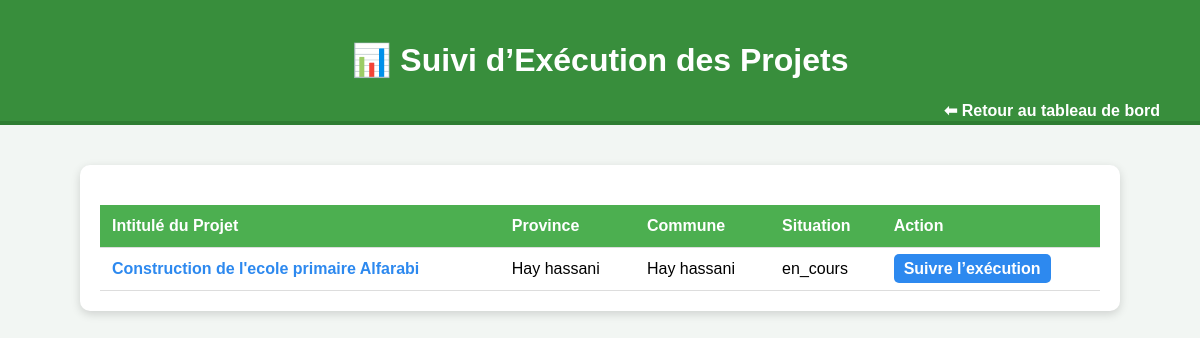
Before: /suivi/ (signed in) with the older database file.
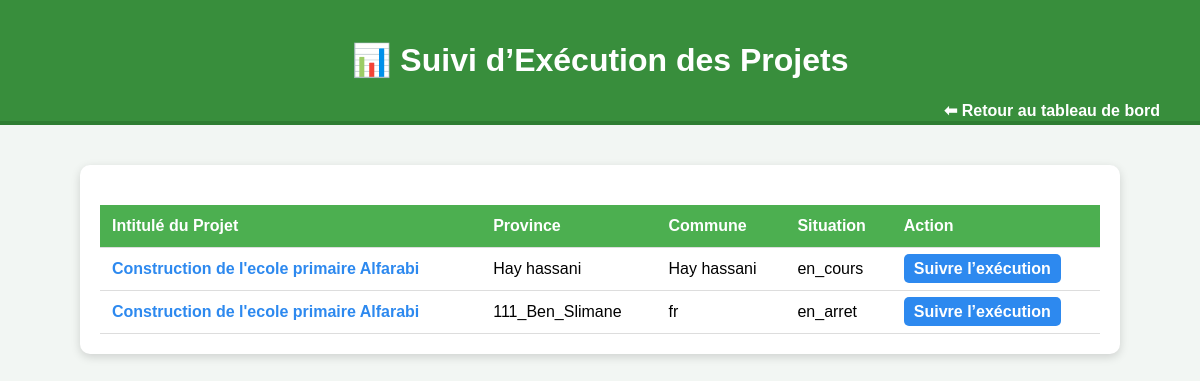
After: the same page with the newer database file.
### projets/models.py (models this page shows, shortened)
class Projet(models.Model):
    SITUATION_CHOICES = [
        ('en_cours', 'En Cours'),
        ('acheve', 'Achevé'),
        ('en_arret', 'En Arrêt'),
    ]
    intitule = models.CharField("Intitulé du Projet", max_length=255)
    province = models.CharField(max_length=100)
    commune = models.CharField(max_length=100)
    topographe = models.CharField("Topographe", max_length=150, blank=True, null=True)
    etude_geotechnique = models.CharField("Étude Géotechnique", max_length=150, blank=True, null=True)
    architecte = models.CharField("Architecte", max_length=150, blank=True, null=True)
    etude_technique = models.CharField("Étude Technique", max_length=150, blank=True, null=True)
    control_technique = models.CharField("Contrôle Technique", max_length=150, blank=True, null=True)
    delai_execution = models.CharField("Délai d’Exécution", max_length=100, blank=True, null=True)
    date_debut = models.DateField("Date de Début")
    date_fin_prevue = models.DateField("Date de Fin Prévue")
    situation = models.CharField("Situation", max_length=20, choices=SITUATION_CHOICES, default='en_cours')
    latitude = models.FloatField(blank=True, null=True)
    longitude = models.FloatField(blank=True, null=True)
    nom = models.CharField(max_length=200, blank=True, null=True)
    budget = models.DecimalField(max_digits=12, decimal_places=2, blank=True, null=True)
    taux_avancement = models.IntegerField(default=0, blank=True, null=True)
    statut = models.CharField(max_length=50, blank=True, null=True)

### projets/views.py (the view)
# urls.py: path('suivi/', views.liste_suivi_projets, name='liste_suivi_projets'),
@login_required
def liste_suivi_projets(request):
    user_profile = request.user.userprofile
    if user_profile.role == 'provincial':
        projets = Projet.objects.filter(province=user_profile.province)
    else:
        projets = Projet.objects.all()
    context = {
        'projets': projets,
        'user_profile': user_profile,
    }
    return render(request, 'projets/liste_suivi_projets.html', context)

### projets/templates/projets/liste_suivi_projets.html (shortened to what this page needs)
<!DOCTYPE html>
<html lang="fr">
{% load static %}
<head>
</head>
<body>
    <div class="header">
        <h1>📊 Suivi d’Exécution des Projets</h1>
        <a href="{% url 'dashboard' %}">⬅ Retour au tableau de bord</a>
    </div>
    <div class="container">
        <table>
            <tr>
                <th>Intitulé du Projet</th>
                <th>Province</th>
                <th>Commune</th>
                <th>Situation</th>
                <th>Action</th>
            </tr>
            {% for p in projets %}
            <tr>
                <td>
                <div class="dropdown">
                    <a href="#" class="dropbtn">{{ p.intitule }}</a>
                </div>
                </td>
                <td>{{ p.province }}</td>
                <td>{{ p.commune }}</td>
                <td>{{ p.situation }}</td>
                <td><a class="btn-suivi" href="{% url 'suivi_detail' p.id %}">Suivre l’exécution</a></td>
            </tr>
            {% empty %}
            <tr><td colspan="5" style="text-align:center;">Aucun projet disponible</td></tr>
            {% endfor %}
        </table>
    </div>
</body>
</html>

### projets/templates/projets/liste_suivi_projets.html (style rules this page uses)
body { font-family: Arial, sans-serif; background-color: #f2f6f3; margin: 0; padding: 0; }
.header { background-color: #388E3C; color: white; padding: 20px; text-align: center; border-bottom: 4px solid #2E7D32; }
.header a { color: white; text-decoration: none; font-weight: bold; float: right; margin-right: 20px; }
.container { max-width: 1000px; margin: 40px auto; background: white; padding: 20px; border-radius: 10px; box-shadow: 0 3px 10px rgba(0,0,0,0.15); }
table { width: 100%; border-collapse: collapse; margin-top: 20px; }
th, td { padding: 12px; border-bottom: 1px solid #ddd; text-align: left; }
th { background-color: #4CAF50; color: white; }
.btn-suivi { background-color: #2d89ef; color: white; padding: 6px 10px; border-radius: 5px; text-decoration: none; font-weight: bold; }
.dropdown { position: relative; display: inline-block; }
.dropbtn { color: #2d89ef; font-weight: bold; text-decoration: none; cursor: pointer; }

Changed rows visible on the page:
added Projet: intitule "Construction de l'ecole primaire Alfarabi", province "111_Ben_Slimane", commune "fr", situation "en_arret"
